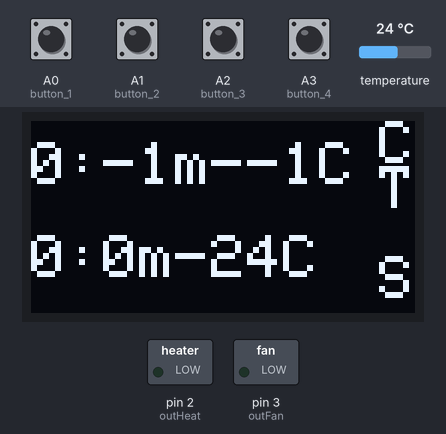
The program below on a simulated Arduino Nano, built with avr-gcc and run on an emulated ATmega328P. On the bench: 128×64 one-colour display, switched loads named in the program (green lamp = pin HIGH). The inputs (shaded band) are chosen by the test bench; at power-on: A0 (button_1), A1 (button_2), A2 (button_3), A3 (button_4) HIGH, temperature 24 °C. EEPROM starts erased.

Above: at 6.4 s.
6.5 s: A0 (button_1) pulled LOW for 0.15 s
At 7.5 s:
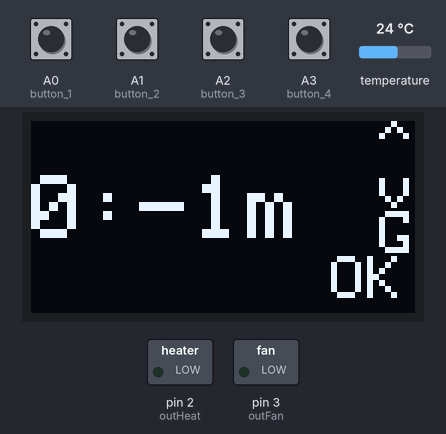
8.1 s: A1 (button_2) pulled LOW for 0.15 s
At 9.3 s:
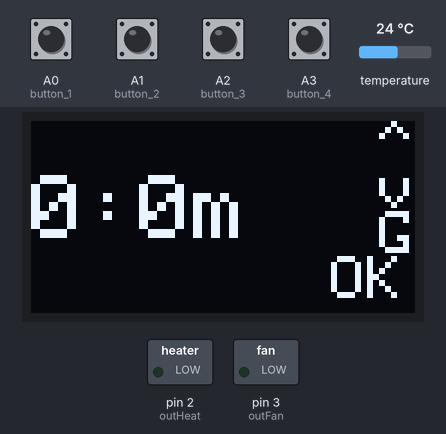
9.7 s: A2 (button_3) pulled LOW for 0.15 s
At 10.9 s:
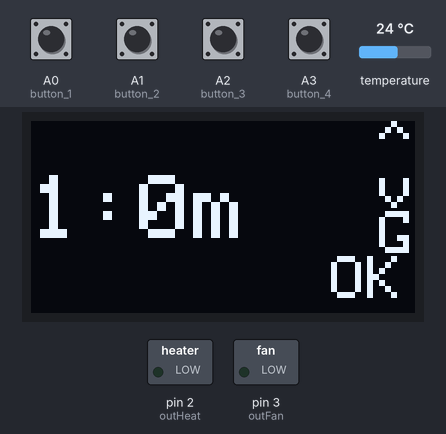
11.3 s: A3 (button_4) pulled LOW for 1 s
At 12.6 s:
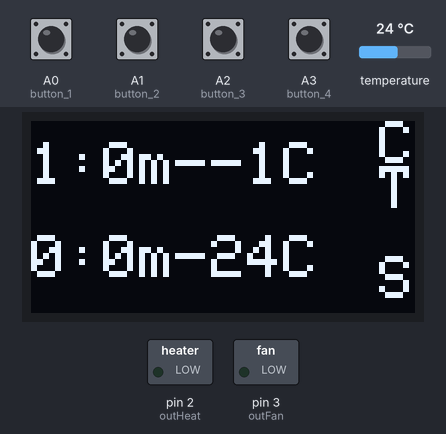
13.8 s: A3 (button_4) pulled LOW for 0.15 s
At 16.7 s:
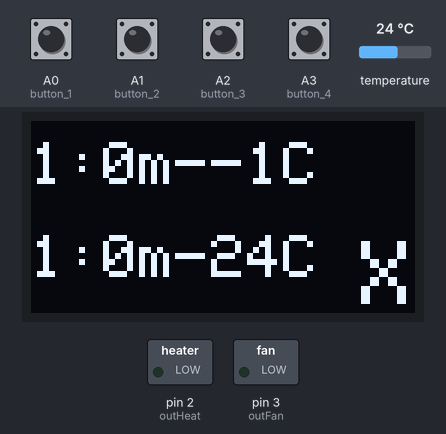
17.5 s: temperature set to 12 °C
At 23.7 s:
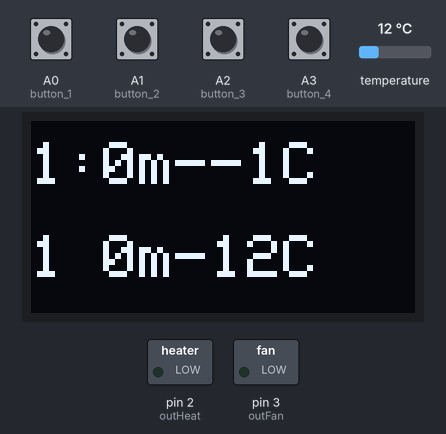
Timing chart, 0 to 25.2 s (numbered marks = the images above; inputs shaded):
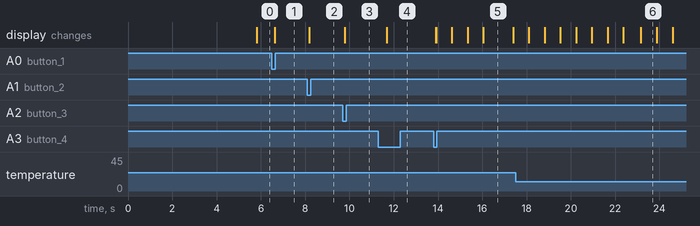

Measured:
- after the input at 6.5 s, the display: changes after 0.13 s (image 1)
- after the input at 8.1 s, the display: changes after 0.08 s (image 2)
- after the input at 9.7 s, the display: changes after 0.09 s (image 3)
- after the input at 11.3 s, the display: changes after 0.40 s (image 4)
- after the input at 13.8 s, the display: first changes after 0.09 s (image 5 shows a later state)
- after the input at 17.5 s, the display: first differs from a run without the input after 5.7 s (image 6)
- what the display in image 5 shows lasts 1.3 s, from 16.1 s to 17.4 s

The program:

main.cpp
```cpp
#include <Arduino.h>
#include <Wire.h>
#include <Adafruit_GFX.h>
#include <Adafruit_SSD1306.h>
#include <OneWire.h>
#include <DallasTemperature.h>
#include <string.h>
#include <EEPROM.h>

#define SCREEN_WIDTH 128
#define SCREEN_HEIGHT 64
#define OLED_RESET -1

const int button_4 = A3;
const int button_3 = A2;
const int button_2 = A1;
const int button_1 = A0;
const int outHeat = 2;
const int outFan = 3;
const int oneWireBus = 7;

bool outHeat_state = LOW;
bool outFan_state = LOW;

Adafruit_SSD1306 display(SCREEN_WIDTH, SCREEN_HEIGHT, &Wire, OLED_RESET);

OneWire oneWire(oneWireBus);
DallasTemperature sensors(&oneWire);

int sensorTemp = 0;
int setTemp = 20;
int leftTime = 0;
int setTime = 90;
String state = "Init";

bool buttonPressed(int pin) {
  const unsigned long debounceDelay = 30;

  int index;
  switch (pin) {
    case A0: index = 0; break;
    case A1: index = 1; break;
    case A2: index = 2; break;
    case A3: index = 3; break;
    default: return false;
  }

  static bool stableLevel[4]      = {HIGH, HIGH, HIGH, HIGH};
  static bool lastReportedPress[4]= {false, false, false, false};
  static unsigned long lastChangeTime[4] = {0,0,0,0};
  static bool lastRawLevel[4]     = {HIGH, HIGH, HIGH, HIGH};

  bool raw = digitalRead(pin);
  unsigned long now = millis();

  if (raw != lastRawLevel[index]) {
    lastRawLevel[index] = raw;
    lastChangeTime[index] = now;
  }

  if ((now - lastChangeTime[index]) > debounceDelay) {
    if (raw != stableLevel[index]) {
      stableLevel[index] = raw;

      if (stableLevel[index] == LOW) {
        lastReportedPress[index] = true;
      } else {
        lastReportedPress[index] = false;
      }
    }
  }

  if (lastReportedPress[index]) {
    lastReportedPress[index] = false;
    return true;
  }

  return false;
}

void displayInit(){
  display.clearDisplay();
  display.setTextSize(2);
  display.setTextColor(SSD1306_WHITE);
  display.setCursor(0, 7);
  display.print(setTime / 60);
  display.print(":");
  display.print(setTime % 60);
  display.print("m-");
  display.print(setTemp);
  display.println("C");

  display.setCursor(0, 38);
  display.print(leftTime / 60);
  display.print(":");
  display.print(leftTime % 60);
  display.print("m-");
  display.print(sensorTemp);
  display.println("C");

  display.setCursor(116, 0);
  display.println("C");
  display.setCursor(116, 15);
  display.println("T");
  display.setCursor(116, 45);
  display.println("S");

  display.display();
}

void displayTime(){
  display.clearDisplay();
  display.setTextSize(3);
  display.setCursor(0, 18);
  display.print(setTime / 60);
  display.print(":");
  display.print(setTime % 60);
  display.print("m ");

  display.setTextSize(2);
  display.setCursor(116, 0);
  display.println("^");
  display.setCursor(116, 15);
  display.println("v");
  display.setCursor(116, 30);
  display.println("G");
  display.setCursor(100, 45);
  display.println("OK");

  display.display();
}

void displayTemp(){
  display.clearDisplay();
  display.setTextSize(3);
  display.setCursor(0, 18);
  display.print(setTemp);
  display.print(" C");

  display.setTextSize(2);
  display.setCursor(116, 0);
  display.println("^");
  display.setCursor(116, 15);
  display.println("v");
  display.setCursor(100, 45);
  display.println("OK");

  display.display();
}

void displayWork(){
  static bool on = 1;
  static unsigned long tick = 0;

  display.clearDisplay();
  display.setTextSize(2);
  display.setTextColor(SSD1306_WHITE);
  display.setCursor(0, 7);
  display.print(setTime / 60);
  display.print(":");
  display.print(setTime % 60);
  display.print("m-");
  display.print(setTemp);
  display.println("C");

  display.setCursor(0, 38);
  display.print(leftTime / 60);

  if (millis() - tick > 700) {
    on = !on;
    tick = millis();
  }

  if (on){
    display.print(":");
  }else {
    display.print(" ");
  }

  display.print(leftTime % 60);
  display.print("m-");
  display.print(sensorTemp);
  display.println("C");

  display.setTextSize(3);
  display.setCursor(110, 40);

  if (on){
    display.print("X");
  }else {
    display.print(" ");
  }

  display.display();
}


void setup() {
  Serial.begin(9600);

  pinMode(button_1, INPUT_PULLUP);
  pinMode(button_2, INPUT_PULLUP);
  pinMode(button_3, INPUT_PULLUP);
  pinMode(button_4, INPUT_PULLUP);
  pinMode(outHeat, OUTPUT);
  pinMode(outFan, OUTPUT);
  digitalWrite(outFan, LOW);
  digitalWrite(outHeat, LOW);

  sensors.begin();

  EEPROM.get(0, setTemp);
  EEPROM.get(2, setTime);

  if (!display.begin(SSD1306_SWITCHCAPVCC, 0x3C)) {
    Serial.println(F("OLED initiation error!"));
    for (;;);
  }

  displayInit();
}

void loop() {
  static unsigned long lastTempRead = 0;
  static unsigned long lastMinuteTick = 0;
  static unsigned long lastMinuteTick2 = 0;
  static bool lastHeatState = 0;

  if (millis() - lastTempRead > 5000) {
    sensors.requestTemperatures();
    sensorTemp = sensors.getTempCByIndex(0);
    if (sensorTemp < 0) sensorTemp = 0;
    lastTempRead = millis();
  }

  if (state.equals("Init")) {
    digitalWrite(outFan, LOW);
    digitalWrite(outHeat, LOW);

    if (buttonPressed(button_1)) state = "Time";
    if (buttonPressed(button_2)) state = "Temp";
    if (buttonPressed(button_3) || buttonPressed(button_4)) {
      state = "Work";
      leftTime = setTime;
      lastMinuteTick = millis();
      lastMinuteTick2 = millis();
    }
    displayInit();
  }

  else if (state.equals("Time")) {
    if (buttonPressed(button_1)) {
      setTime += 1;
      if (setTime > 1440) setTime = 1440;
    }

    if (buttonPressed(button_2)) {
      setTime -= 1;
      if (setTime < 0) setTime = 0;
    }

    if (buttonPressed(button_3)) {
      setTime += 60;
      if (setTime > 1440) setTime = setTime - 1440;
    }

    if (buttonPressed(button_4)) {
      state = "Init";
      EEPROM.put(2, setTime);
    }

    displayTime();
  }

  else if (state.equals("Temp")) {

    if (buttonPressed(button_1)) {
      setTemp += 1;
      if (setTemp > 80) setTemp = 80;
    }

    if (buttonPressed(button_2)) {
      setTemp -= 1;
      if (setTemp < 20) setTemp = 20;
    }

    if (buttonPressed(button_3) || buttonPressed(button_4)) {
      state = "Init";
      EEPROM.put(0, setTemp);
    }
    displayTemp();
  }

  else if (state.equals("Work")) {
    if (sensorTemp < setTemp) {
      digitalWrite(outFan, HIGH);
      digitalWrite(outHeat, HIGH);
    }
    else if (sensorTemp >= setTemp) {
      digitalWrite(outHeat, LOW);
    }

    if (millis() - lastMinuteTick > 60000) {
      leftTime -= 1;
      lastMinuteTick = millis();
    }

    if (digitalRead(outHeat) == 0 && lastHeatState == 1) lastMinuteTick2 = millis();

    if (millis() - lastMinuteTick2 > 60000 && digitalRead(outHeat) == 0) digitalWrite(outFan, LOW);

    if (leftTime <= 0){
      digitalWrite(outFan, LOW);
      digitalWrite(outHeat, LOW);
      state = "Init";
    }

    if (buttonPressed(button_3) || buttonPressed(button_4)) {
      digitalWrite(outFan, LOW);
      digitalWrite(outHeat, LOW);
      leftTime = 0;
      state = "Init";
    }
    lastHeatState = digitalRead(outHeat);
    displayWork();
  }
}
```
